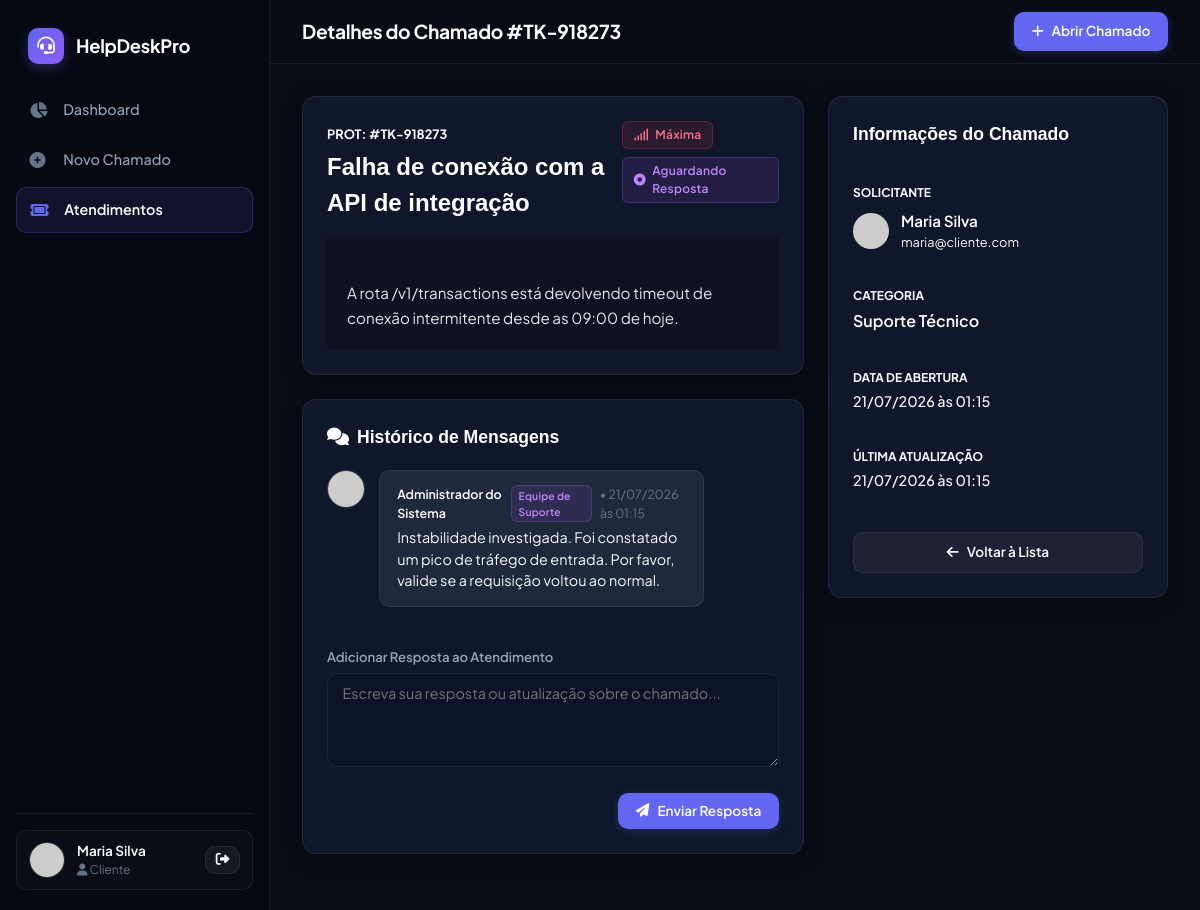
Screenshot of /ticket/TK-918273 (signed in) with the database file from the repository.
### app/models.py (models this page shows, shortened)
class User(UserMixin, db.Model):
    id = db.Column(db.Integer, primary_key=True)
    name = db.Column(db.String(100), nullable=False)
    email = db.Column(db.String(100), unique=True, nullable=False)
    phone = db.Column(db.String(20))
    password_hash = db.Column(db.String(256), nullable=False)
    is_admin = db.Column(db.Boolean, default=False)
    created_at = db.Column(db.DateTime, default=datetime.utcnow)
    tickets = db.relationship('Ticket', backref='requester', lazy=True)
    messages = db.relationship('Message', backref='author', lazy=True)
    def avatar_url(self, size=80):
        digest = hashlib.md5(self.email.lower().encode('utf-8')).hexdigest()
        return f'https://www.gravatar.com/avatar/{digest}?d=mp&s={size}'

class Ticket(db.Model):
    id = db.Column(db.Integer, primary_key=True)
    protocol = db.Column(db.String(10), unique=True, nullable=False)
    title = db.Column(db.String(120), nullable=False)
    description = db.Column(db.Text, nullable=False)
    category = db.Column(db.Enum(CategoryEnum), nullable=False, default=CategoryEnum.TECNICO)
    priority = db.Column(db.Enum(PriorityEnum), nullable=False, default=PriorityEnum.MEDIA)
    status = db.Column(db.Enum(StatusEnum), nullable=False, default=StatusEnum.ABERTO)
    created_at = db.Column(db.DateTime, default=datetime.utcnow)
    updated_at = db.Column(db.DateTime, default=datetime.utcnow, onupdate=datetime.utcnow)
    user_id = db.Column(db.Integer, db.ForeignKey('user.id'), nullable=False)
    messages = db.relationship('Message', backref='ticket', lazy=True, cascade="all, delete-orphan", order_by="Message.created_at.asc()")
    attachments = db.relationship('Attachment', backref='ticket', lazy=True, cascade="all, delete-orphan")
    @property
    def status_badge(self):
        mapping = {
            StatusEnum.ABERTO: 'badge-amber',
            StatusEnum.EM_ANDAMENTO: 'badge-blue',
            StatusEnum.AGUARDANDO_RESPOSTA: 'badge-purple',
            StatusEnum.FECHADO: 'badge-emerald'
        }
        return mapping.get(self.status, 'badge-slate')
    @property
    def priority_badge(self):
        mapping = {
            PriorityEnum.MINIMA: 'badge-slate',
            PriorityEnum.MEDIA: 'badge-blue',
            PriorityEnum.ALTA: 'badge-amber',
            PriorityEnum.MAXIMA: 'badge-rose'
        }
        return mapping.get(self.priority, 'badge-slate')

class Message(db.Model):
    id = db.Column(db.Integer, primary_key=True)
    content = db.Column(db.Text, nullable=False)
    created_at = db.Column(db.DateTime, default=datetime.utcnow)
    user_id = db.Column(db.Integer, db.ForeignKey('user.id'), nullable=False)
    ticket_id = db.Column(db.Integer, db.ForeignKey('ticket.id'), nullable=False)

### app/routes.py (the view, shortened to what this page needs)
@main_bp.route('/ticket/<protocol>', methods=['GET', 'POST'])
@login_required
def view_ticket(protocol):
    ticket = Ticket.query.filter_by(protocol=protocol).first_or_404()
    if not current_user.is_admin and ticket.user_id != current_user.id:
        flash('Acesso negado a este atendimento.', 'danger')
        return redirect(url_for('main.my_tickets'))
    return render_template('view_ticket.html', ticket=ticket, statuses=StatusEnum, priorities=PriorityEnum)

### app/__init__.py (called while the page is built)
def create_app(config_class=Config):
    app = Flask(__name__)
    app.config.from_object(config_class)
    os.makedirs(app.config['UPLOAD_FOLDER'], exist_ok=True)
    db.init_app(app)
    login_manager = LoginManager()
    login_manager.login_view = 'auth.login'
    login_manager.login_message = 'Por favor, faça login para acessar esta página.'
    login_manager.login_message_category = 'warning'
    login_manager.init_app(app)
    @login_manager.user_loader
    def load_user(user_id):
        return User.query.get(int(user_id))
    from .routes import main_bp
    from .auth import auth_bp
    app.register_blueprint(main_bp)
    app.register_blueprint(auth_bp)
    with app.app_context():
        db.create_all()
    return app

### app/templates/view_ticket.html (shortened to what this page needs)
{% extends "base.html" %}
{% block page_title %}Detalhes do Chamado #{{ ticket.protocol }}{% endblock %}
{% block content %}
<div style="display: grid; grid-template-columns: 1fr 340px; gap: 1.5rem;">
    <div>
        <div class="glass-card" style="margin-bottom: 1.5rem;">
            <div style="display: flex; align-items: flex-start; justify-content: space-between; gap: 1rem; margin-bottom: 1rem;">
                <div>
                    <span style="font-size: 0.8rem; color: var(--primary); font-weight: 700;">PROT: #{{ ticket.protocol }}</span>
                    <h2 style="font-family: 'Outfit', sans-serif; font-size: 1.5rem; font-weight: 700; color: #fff; margin-top: 0.25rem;">
                        {{ ticket.title }}
                    </h2>
                </div>
                <div style="display: flex; gap: 0.5rem; flex-wrap: wrap;">
                    <span class="badge-status {{ ticket.priority_badge }}">
                        <i class="fa-solid fa-signal"></i> {{ ticket.priority.value }}
                    </span>
                    <span class="badge-status {{ ticket.status_badge }}">
                        <i class="fa-solid fa-circle-dot"></i> {{ ticket.status.value }}
                    </span>
                </div>
            </div>
            <div style="background: rgba(0, 0, 0, 0.2); border: 1px solid var(--bg-card-border); border-radius: var(--border-radius-sm); padding: 1.25rem; font-size: 0.95rem; line-height: 1.6; white-space: pre-line; color: #e5e7eb;">
                {{ ticket.description }}
            </div>
        </div>
        <div class="glass-card" style="margin-bottom: 1.5rem;">
            <h3 style="font-family: 'Outfit', sans-serif; font-size: 1.1rem; font-weight: 600; color: #fff; margin-bottom: 1.25rem; display: flex; align-items: center; gap: 0.5rem;">
                <i class="fa-solid fa-comments text-gradient"></i> Histórico de Mensagens
            </h3>
            <div class="chat-container">
                {% if ticket.messages %}
                    {% for msg in ticket.messages %}
                        <div class="chat-bubble {% if msg.user_id == current_user.id %}bubble-user{% else %}bubble-support{% endif %}">
                            <img src="{{ msg.author.avatar_url(40) }}" class="user-avatar" style="width: 38px; height: 38px;">
                            <div class="chat-content">
                                <div class="chat-header">
                                    <span class="chat-author-name">{{ msg.author.name }}</span>
                                    {% if msg.author.is_admin %}
                                        <span class="badge-status badge-purple" style="font-size: 0.65rem; padding: 0.1rem 0.4rem;">Equipe de Suporte</span>
                                    {% endif %}
                                    <span>• {{ msg.created_at.strftime('%d/%m/%Y às %H:%M') }}</span>
                                </div>
                                <div class="chat-body">{{ msg.content }}</div>
                            </div>
                        </div>
                    {% endfor %}
                {% else %}
                    <div style="text-align: center; padding: 2rem 1rem; color: var(--text-muted); font-size: 0.9rem;">
                        <i class="fa-solid fa-comment-dots" style="font-size: 2.5rem; opacity: 0.3; margin-bottom: 0.75rem;"></i>
                        <p>Nenhuma mensagem trocada ainda. Envie uma resposta abaixo.</p>
                    </div>
                {% endif %}
            </div>
            <form method="POST" action="{{ url_for('main.view_ticket', protocol=ticket.protocol) }}" style="border-top: 1px solid var(--bg-card-border); padding-top: 1.25rem;">
                <div class="form-group">
                    <label for="message" class="form-label">Adicionar Resposta ao Atendimento</label>
                    <textarea id="message" name="message" class="form-control-custom" rows="4" placeholder="Escreva sua resposta ou atualização sobre o chamado..."></textarea>
                </div>
                <div style="display: flex; align-items: center; justify-content: space-between; gap: 1rem; flex-wrap: wrap;">
                    <button type="submit" class="btn-custom btn-primary-custom" style="margin-left: auto;">
                        <i class="fa-solid fa-paper-plane"></i> Enviar Resposta
                    </button>
                </div>
            </form>
        </div>
    </div>
    <div>
        <div class="glass-card" style="position: sticky; top: 90px;">
            <h3 style="font-family: 'Outfit', sans-serif; font-size: 1.1rem; font-weight: 600; color: #fff; margin-bottom: 1.25rem; padding-bottom: 0.75rem; border-bottom: 1px solid var(--bg-card-border);">
                Informações do Chamado
            </h3>
            <div style="display: flex; flex-direction: column; gap: 1.1rem;">
                <div>
                    <span style="font-size: 0.75rem; color: var(--text-muted); text-transform: uppercase; font-weight: 700;">Solicitante</span>
                    <div style="display: flex; align-items: center; gap: 0.75rem; margin-top: 0.4rem;">
                        <img src="{{ ticket.requester.avatar_url(50) }}" style="width: 36px; height: 36px; border-radius: 50%;">
                        <div>
                            <div style="font-weight: 600; color: #fff; font-size: 0.95rem;">{{ ticket.requester.name }}</div>
                            <div style="font-size: 0.8rem; color: var(--text-muted);">{{ ticket.requester.email }}</div>
                        </div>
                    </div>
                </div>
                <div style="border-top: 1px solid var(--bg-card-border); padding-top: 0.8rem;">
                    <span style="font-size: 0.75rem; color: var(--text-muted); text-transform: uppercase; font-weight: 700;">Categoria</span>
                    <div style="font-weight: 600; color: #fff; margin-top: 0.2rem;">{{ ticket.category.value }}</div>
                </div>
                <div style="border-top: 1px solid var(--bg-card-border); padding-top: 0.8rem;">
                    <span style="font-size: 0.75rem; color: var(--text-muted); text-transform: uppercase; font-weight: 700;">Data de Abertura</span>
                    <div style="font-weight: 500; color: var(--text-main); margin-top: 0.2rem; font-size: 0.9rem;">
                        {{ ticket.created_at.strftime('%d/%m/%Y às %H:%M') }}
                    </div>
                </div>
                <div style="border-top: 1px solid var(--bg-card-border); padding-top: 0.8rem;">
                    <span style="font-size: 0.75rem; color: var(--text-muted); text-transform: uppercase; font-weight: 700;">Última Atualização</span>
                    <div style="font-weight: 500; color: var(--text-main); margin-top: 0.2rem; font-size: 0.9rem;">
                        {{ ticket.updated_at.strftime('%d/%m/%Y às %H:%M') }}
                    </div>
                </div>
            </div>
            <div style="margin-top: 1.5rem; padding-top: 1rem; border-top: 1px solid var(--bg-card-border);">
                <a href="{{ url_for('main.my_tickets') }}" class="btn-custom btn-secondary-custom" style="width: 100%;">
                    <i class="fa-solid fa-arrow-left"></i> Voltar à Lista
                </a>
            </div>
        </div>
    </div>
</div>
{% endblock %}

### app/templates/base.html (shortened to what this page needs)
<!DOCTYPE html>
<html lang="pt-BR">
<head>
    <link rel="stylesheet" href="https://cdnjs.cloudflare.com/ajax/libs/font-awesome/6.4.0/css/all.min.css">
    <link rel="stylesheet" href="{{ url_for('static', filename='css/style.css') }}">
</head>
<body>
{% if current_user.is_authenticated %}
<div class="app-container">
    <aside class="app-sidebar">
        <a href="{{ url_for('main.dashboard') }}" class="brand-logo">
            <div class="brand-icon">
                <i class="fa-solid fa-headset"></i>
            </div>
            <span>HelpDesk<span class="text-gradient">Pro</span></span>
        </a>
        <ul class="sidebar-menu">
            <li>
                <a href="{{ url_for('main.dashboard') }}" class="sidebar-link {% if request.endpoint == 'main.dashboard' %}active{% endif %}">
                    <i class="fa-solid fa-chart-pie"></i>
                    <span>Dashboard</span>
                </a>
            </li>
            <li>
                <a href="{{ url_for('main.create_ticket') }}" class="sidebar-link {% if request.endpoint == 'main.create_ticket' %}active{% endif %}">
                    <i class="fa-solid fa-plus-circle"></i>
                    <span>Novo Chamado</span>
                </a>
            </li>
            <li>
                <a href="{{ url_for('main.my_tickets') }}" class="sidebar-link {% if request.endpoint in ['main.my_tickets', 'main.view_ticket'] %}active{% endif %}">
                    <i class="fa-solid fa-ticket"></i>
                    <span>Atendimentos</span>
                </a>
            </li>
        </ul>
        <div class="sidebar-footer">
            <div class="user-profile-card">
                <img src="{{ current_user.avatar_url() }}" alt="{{ current_user.name }}" class="user-avatar">
                <div class="user-info">
                    <div class="user-name">{{ current_user.name }}</div>
                    <div class="user-role">
                        {% if current_user.is_admin %}
                            <i class="fa-solid fa-shield-halved text-gradient"></i> Admin
                        {% else %}
                            <i class="fa-solid fa-user"></i> Cliente
                        {% endif %}
                    </div>
                </div>
                <a href="{{ url_for('auth.logout') }}" class="btn-custom btn-secondary-custom" style="padding: 0.4rem 0.6rem;" title="Sair">
                    <i class="fa-solid fa-right-from-bracket"></i>
                </a>
            </div>
        </div>
    </aside>
    <div class="app-main">
        <header class="app-topbar">
            <div class="page-title-heading">
                {% block page_title %}Painel de Controle{% endblock %}
            </div>
            <div>
                <a href="{{ url_for('main.create_ticket') }}" class="btn-custom btn-primary-custom">
                    <i class="fa-solid fa-plus"></i> Abrir Chamado
                </a>
            </div>
        </header>
        <main class="app-content">
            {% block content %}{% endblock %}
        </main>
    </div>
</div>
{% endif %}
</body>
</html>

### rows the page displays
User: name "Maria Silva", requester.name "Maria Silva", requester.email "maria@cliente.com"
Ticket: protocol "TK-918273", title "Falha de conexão com a API de integração", priority.value "Máxima", status.value "Aguardando Resposta", description "A rota /v1/transactions está devolvendo timeout de conexão intermitente desde as 09:00 de hoje.", category.value "Suporte Técnico", created_at "21/07/2026 às 01:15", updated_at "21/07/2026 às 01:15"
Message: author.name "Administrador do Sistema", created_at "21/07/2026 às 01:15", content "Instabilidade investigada. Foi constatado um pico de tráfego de entrada. Por favor, valide se a requisição voltou ao normal."
